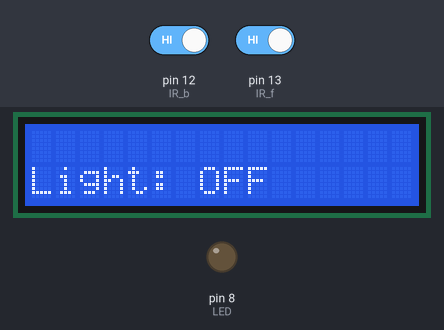
A sketch run on a simulated Arduino Uno, built with avr-gcc and run on an emulated ATmega328P. Parts: 16×2 character LCD, output pins drawn as LEDs (lit = HIGH). The test bench sets the inputs (shaded band); at power-on: pin 12 (IR_b) HIGH, pin 13 (IR_f) HIGH.

Above: at 1.2 s.
1.3 s: pin 12 (IR_b) driven LOW and pin 13 (IR_f) driven LOW
At 1.7 s:
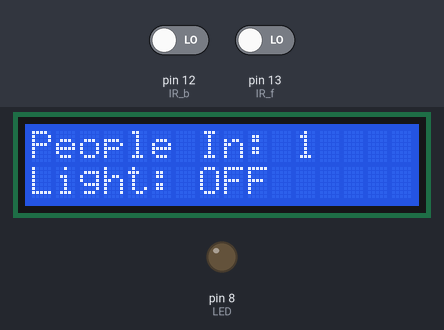
4.3 s: pin 12 (IR_b) driven HIGH
At 5.5 s:
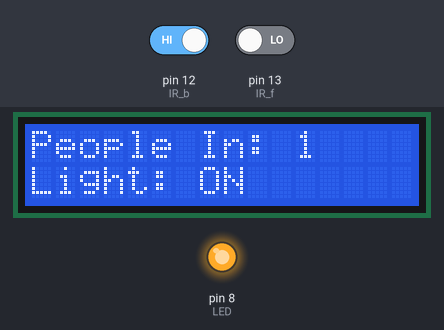
5.8 s: pin 12 (IR_b) driven LOW
At 6.3 s:
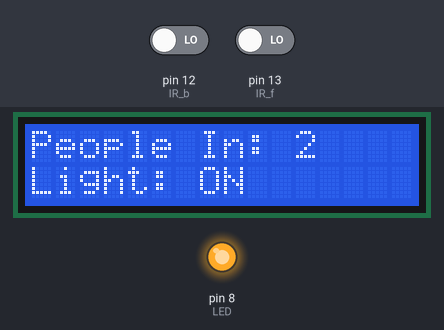
Timing chart, 0 to 8.8 s (numbered marks = the images above; inputs shaded):
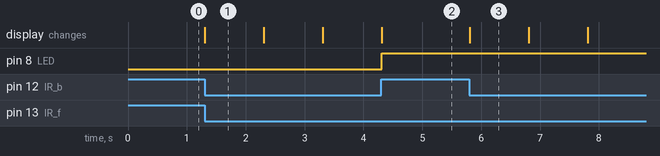

Measured:
- after the input at 1.3 s, the display: changes at once (image 1)
- after the input at 4.3 s, pin 8 (LED): LOW → HIGH at once; the display: changes at once (image 2)
- after the input at 5.8 s, the display: changes at once (image 3)
- what the display in image 1 shows lasts 1.0 s, from 1.3 s to 2.3 s

The sketch:

project_code.ino
```cpp
#include <LiquidCrystal.h>  //library for LCD commands

#define IR_f 13     //front IR Sensor
#define IR_b 12     //back IR Sensor
#define LED 8

int count=0;        //for calculating no. of people
int light_state=0;  //0 means light off; 1 light on

//variables for time calculation
unsigned long ledON;
unsigned long ledOFF;
unsigned long timeTaken;

LiquidCrystal lcd(1, 2, 4, 5, 6, 7);   //declare & initialize LCD

void setup()
{
  lcd.begin(16, 2);     //declaring dimensions
  pinMode(IR_f, INPUT);
  pinMode(IR_b, INPUT);
  pinMode(LED, OUTPUT);
}

void enter_room(){
  count++;
  lcd.setCursor(0, 0);   //start of second line
  lcd.print(String("People In: ")+String(count)+String("   "));
}

void exit_room()
{
  count--;
  lcd.setCursor(0, 0);   //start of second line
  lcd.print(String("People In: ")+String(count)+String("   "));
}

void control_the_led()
{
  if(count>0){
    if(light_state==0){   //if light off
      digitalWrite(LED, HIGH);
      ledON = millis();    //record the starting time
      light_state=1;
    }

    lcd.setCursor(0, 1);
    lcd.print("Light: ON       ");    //extra space at last, to overwrite anything underneath
  }
  else{
    if(light_state==1){
      digitalWrite(LED, LOW);
      ledOFF = millis();     //record the ending time
      light_state=0;

      lcd.setCursor(0, 1);
      lcd.print("Turning bulb off..");

      timeTaken = (ledOFF-ledON)/1000;  //in sec
      lcd.setCursor(0, 1);
      lcd.print(String("Time: ") + String(timeTaken) + String("s") +String("         "));
      delay(1000);
    }

    else{
      lcd.setCursor(0, 1);
      lcd.print("Light: OFF      ");
    }
  }
}

void loop()
{                                    /* There must be some overlaping reason b/w the 2 sensors. */
  if(digitalRead(IR_f)==LOW){
    while(1)
    {
      if(digitalRead(IR_b)==LOW){
        enter_room();
        delay(1000);
        break;
      }
      else if(digitalRead(IR_f)==HIGH){
        //person returns from the gate
        break;
      }
    }
  }

  if(digitalRead(IR_b)==LOW){
    while(1)
    {
      if(digitalRead(IR_f)==LOW){
        exit_room();
        delay(1000);
        break;
      }
      else if(digitalRead(IR_b)==HIGH){
        //person returns from the gate
        break;
      }
    }
  }

   control_the_led();
}
```
